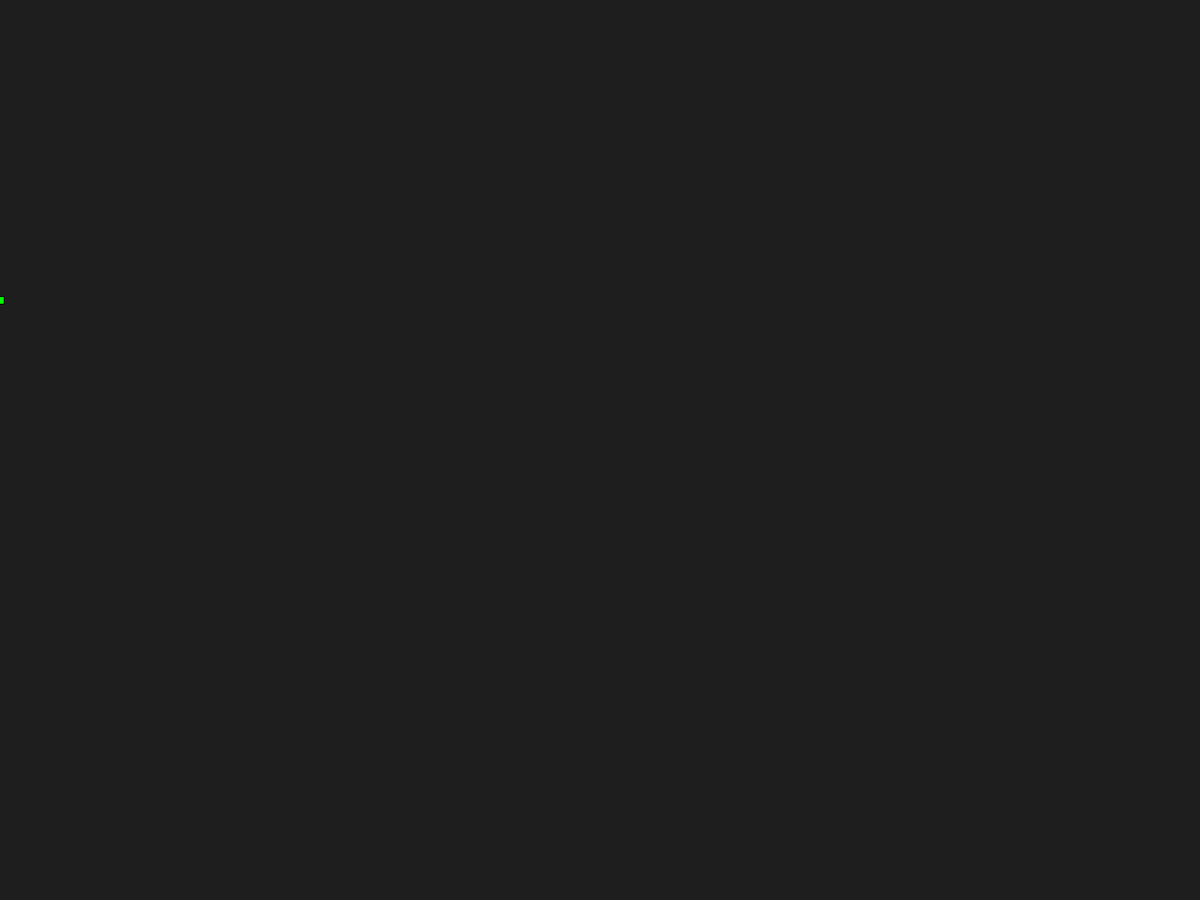
Frame 1 (no input)
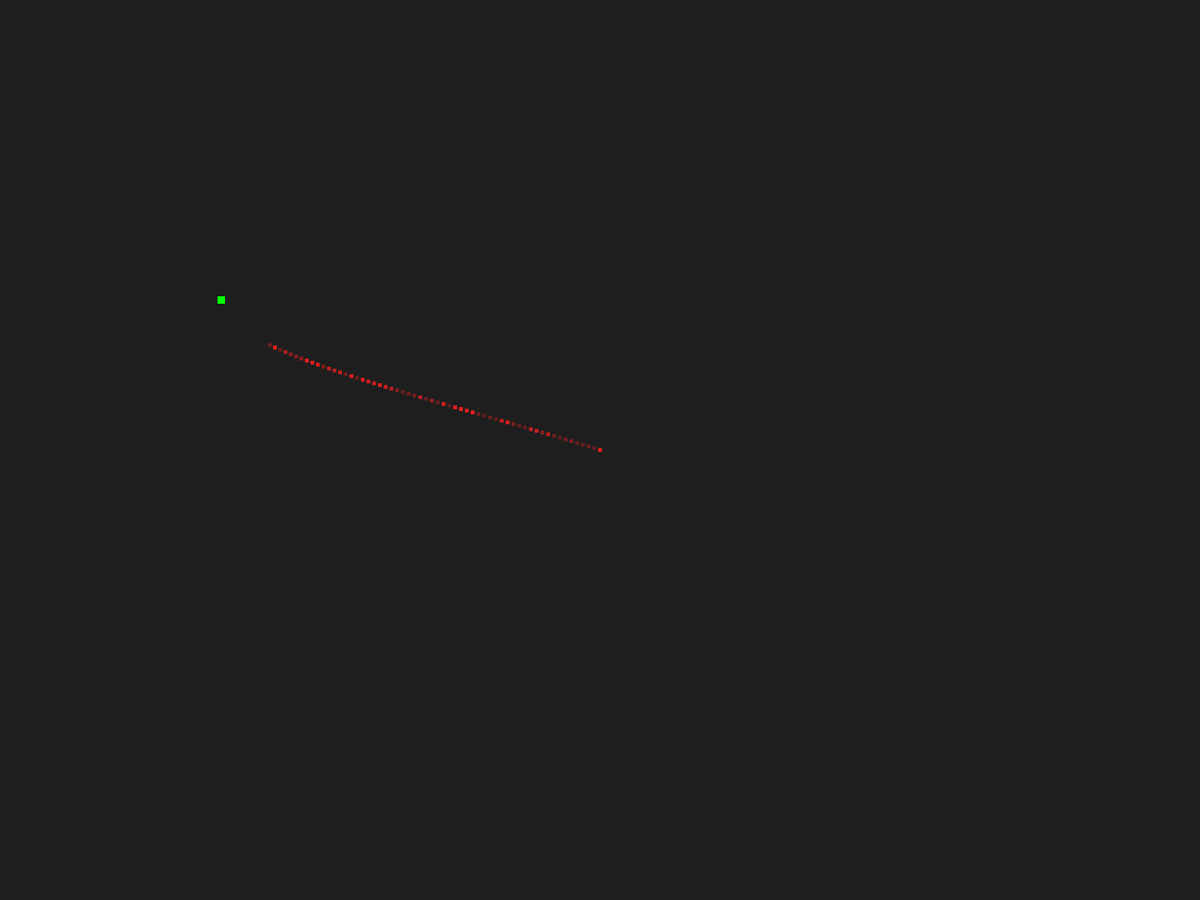
Frame 60 (the mouse pressed at the canvas centre just before this capture)
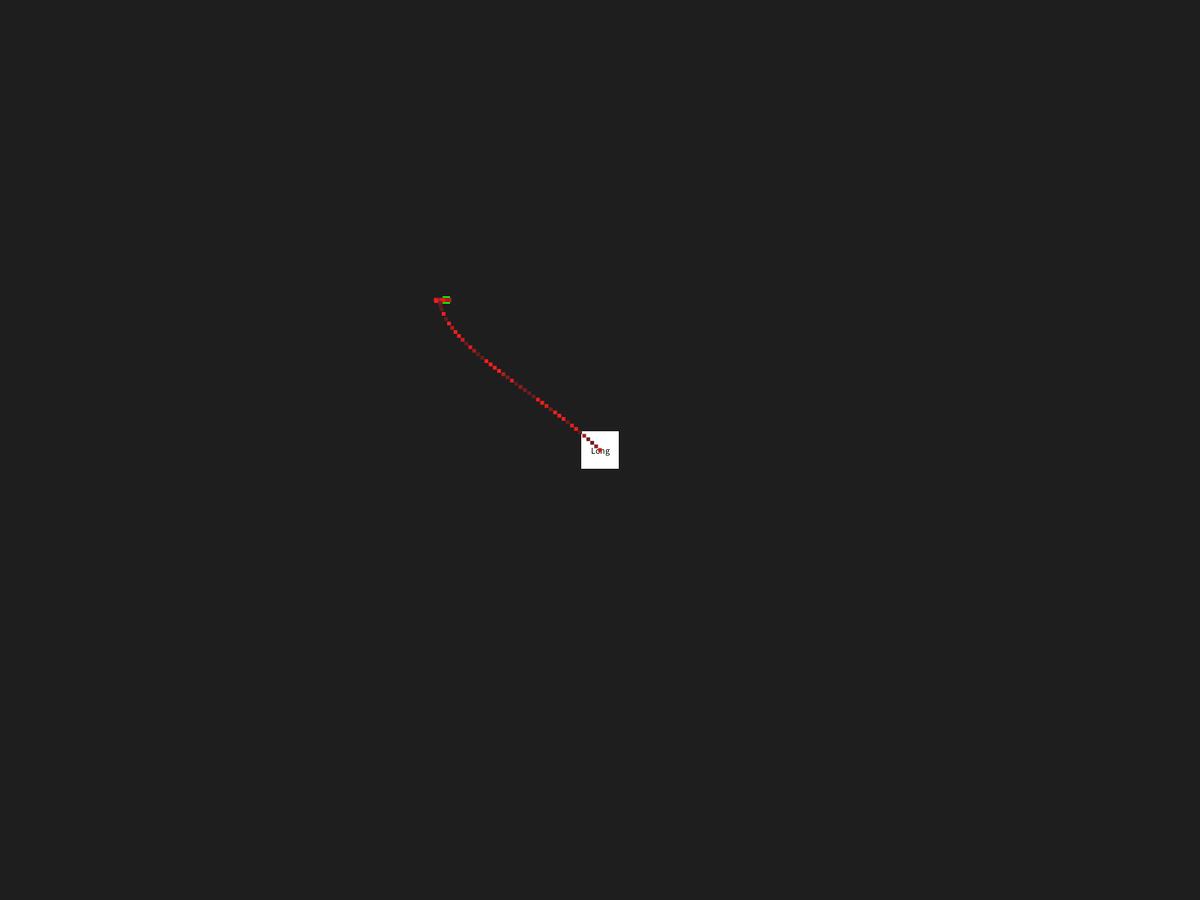
Frame 120 (the mouse held since frame 60 and released just before this capture)

The Processing sketch that drew these frames (run headless with seeded random() and noise(); from frame 60 on, the mouse is pressed at the canvas centre):

// Processing sketch: prototype
// ── prototype.pde
//Summative Prototype
//Aether Defence by Vincent Nguyen

ArrayList<Tower> towers = new ArrayList();
ArrayList<Bullet> bullets = new ArrayList();

float mx,my;

Monster ben;

void setup() {
  fullScreen();
  rectMode(CENTER);
  textAlign(CENTER,CENTER);
  
  ben = new Monster(0,height/3,int(random(3)));
}

void draw() {
  background(30);
  
  mx = ben.getX();
  my = ben.getY();
  
  ben.display();
  ben.move();
  
  for (Tower t : towers) {
    t.display();
  }
  
  for (Bullet b : bullets) {
    b.display();
    b.target();
    b.move();
  }
  
  bullets.add(new Bullet(width/2,height/2));
  
  
}

void mousePressed() {
  towers.add(new Tower(mouseX, mouseY, int(random(4))));
}

class Tower {
  
  PVector p, v;
  float d;
  float firerate, range, damage;
  int type;
  
  Tower(float tempX, float tempY, int tempT) {
    p = new PVector(tempX, tempY);
    type = tempT;
    firerate = range = damage = 0;
    d = width/32;
  }
  
  // Type 0 = basic
  // Type 1 = long-range
  // Type 2 = AoE
  // Type 3 = sniper
  
  void type() {
    if (type == 0) {
      firerate = 0.01;
      range = 10;
      damage = 5;
    }
  }
  
  void display() {
    
    type();
    
    noStroke();
    fill(255);
    rect(p.x,p.y,d,d);
    
    fill(0);
    if (type == 0) {
      text("Basic", p.x, p.y);
    } else if (type == 1) {
      text("Long", p.x, p.y);
    } else if (type == 2) {
      text("AoE", p.x, p.y);
    } else if (type == 3) {
      text("Sniper", p.x, p.y);
    }
    
  }
  
}

class Monster {
  
  PVector p;
  float w, h, speed, health;
  int type;
  color skin;
  
  Monster(float tempX, float tempY, int tempT) {
    p = new PVector(tempX, tempY);
    type = tempT;
  }
  
  // Type 0 = basic
  // Type 1 = swarm
  // Type 2 = tank
  
  void type() {
    
    if (type == 0) {
      w = h = 20;
      skin = color(#FF0000);
      speed = 3;
    } else if (type == 1) {
      w = h = 10;
      skin = color(#00FF00);
      speed = 5;
    } else if (type == 2) {
      w = h = 30;
      skin = color(#0000FF);
      speed = 1;
    }
  }
  
  void display() {
    
    type();
    
    fill(skin);
    rect(p.x,p.y,w,h);
    
  }
  
  void move() {
    p.x += speed;
    p.y += 0;
  }
  
  float getX() {
    return p.x;
  }
  
  float getY() {
    return p.y;
  }
  
}

class Bullet {
  
  PVector p, v, loca, target;
  float pulse, diam, speed, rota;
  color glow;
  boolean live;
  
  Bullet(float tempX, float tempY) {
    p = new PVector(tempX,tempY);
    v = new PVector();
    target = new PVector();
    speed = 10;
    diam = 5;
    pulse = random(4);
  }
  
  void display() {
    update();
    noStroke();
    fill(glow);
    rect(p.x,p.y,diam,diam);
  }
  
  void update() {
    pulse += 0.5;
    glow = color((80*sin(pulse) + 175), 30, 30 );
  }
  
  void target() {
    loca = new PVector(mx - p.x, my - p.y);
    rota = atan2(loca.y, loca.x) * 180 / PI;
  }
  
  void move() {
    v.x = speed*(90 - abs(rota))/90;
    
    if (rota < 0) {
      v.y = -speed + abs(v.x);//Going upwards.
    } else {
      v.y = speed - abs(v.x);//Going downwards.
    }
    
    p.x += v.x;
    p.y += v.y;
    
  }
  
}
